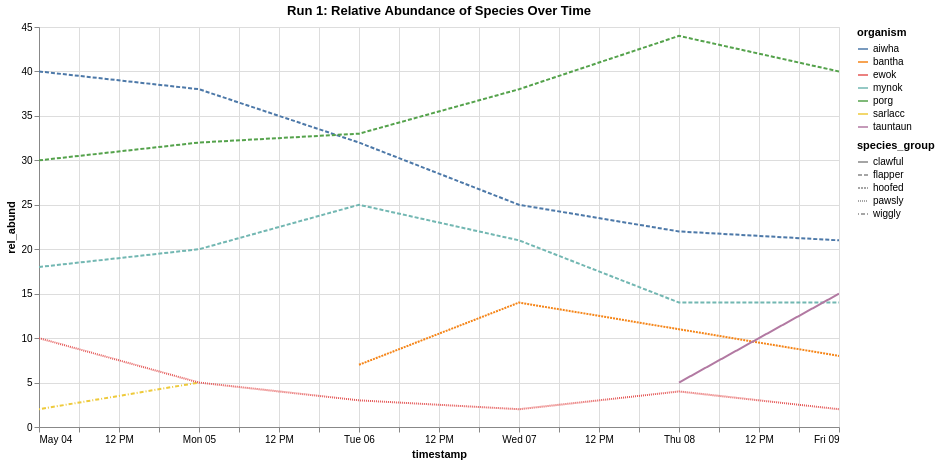

Source (notebook cell):
### Markdown cell above
## Line chart

### Code cell
alt.Chart(df1).mark_line().encode(
    x = 'timestamp:T',
    y = 'rel_abund:Q',
    color = 'organism:N',
    #color = 'species_group:N',
    detail='organism:N',
    tooltip=['organism:N', 'species_group:N', 'rel_abund:Q', 'timestamp:O', 'run_id:N','site:N','sample_id:N'],
    strokeDash='species_group:N'
).properties(
    title = 'Run 1: Relative Abundance of Species Over Time',
    width = 800,
    height = 400
).interactive()

### Figure 1 — Vega-Lite specification as saved in the notebook (floating-point values rounded to 4 significant figures)
{"config": {"view": {"continuousWidth": 300, "continuousHeight": 300}}, "data": {"name": "data-c5c0cfdf8411900efb5b150ca82062b6"}, "mark": {"type": "line"}, "encoding": {"color": {"field": "organism", "type": "nominal"}, "detail": {"field": "organism", "type": "nominal"}, "strokeDash": {"field": "species_group", "type": "nominal"}, "tooltip": [{"field": "organism", "type": "nominal"}, {"field": "species_group", "type": "nominal"}, {"field": "rel_abund", "type": "quantitative"}, {"field": "timestamp", "type": "ordinal"}, {"field": "run_id", "type": "nominal"}, {"field": "site", "type": "nominal"}, {"field": "sample_id", "type": "nominal"}], "x": {"field": "timestamp", "type": "temporal"}, "y": {"field": "rel_abund", "type": "quantitative"}}, "height": 400, "params": [{"name": "param_3", "select": {"type": "interval", "encodings": ["x", "y"]}, "bind": "scales"}], "title": "Run 1: Relative Abundance of Species Over Time", "width": 800, "$schema": "https://vega.github.io/schema/vega-lite/v5.16.3.json", "datasets": {"data-c5c0cfdf8411900efb5b150ca82062b6": [{"site": "Takodana", "reactor": "R2D2", "run_id": 1, "sample_id": 100, "timestamp": "4-May-25", "rel_abund": 2, "organism": "sarlacc", "species_group": "wiggly"}, {"site": "Takodana", "reactor": "R2D2", "run_id": 1, "sample_id": 100, "timestamp": "4-May-25", "rel_abund": 18, "organism": "mynok", "species_group": "flapper"}, {"site": "Takodana", "reactor": "R2D2", "run_id": 1, "sample_id": 100, "timestamp": "4-May-25", "rel_abund": 40, "organism": "aiwha", "species_group": "flapper"}, {"site": "Takodana", "reactor": "R2D2", "run_id": 1, "sample_id": 100, "timestamp": "4-May-25", "rel_abund": 30, "organism": "porg", "species_group": "flapper"}, {"site": "Takodana", "reactor": "R2D2", "run_id": 1, "sample_id": 100, "timestamp": "4-May-25", "rel_abund": 10, "organism": "ewok", "species_group": "pawsly"}, {"site": "Takodana", "reactor": "R2D2", "run_id": 1, "sample_id": 101, "timestamp": "5-May-25", "rel_abund": 5, "organism": "sarlacc", "species_group": "wiggly"}, {"site": "Takodana", "reactor": "R2D2", "run_id": 1, "sample_id": 101, "timestamp": "5-May-25", "rel_abund": 20, "organism": "mynok", "species_group": "flapper"}, {"site": "Takodana", "reactor": "R2D2", "run_id": 1, "sample_id": 101, "timestamp": "5-May-25", "rel_abund": 38, "organism": "aiwha", "species_group": "flapper"}, {"site": "Takodana", "reactor": "R2D2", "run_id": 1, "sample_id": 101, "timestamp": "5-May-25", "rel_abund": 32, "organism": "porg", "species_group": "flapper"}, {"site": "Takodana", "reactor": "R2D2", "run_id": 1, "sample_id": 101, "timestamp": "5-May-25", "rel_abund": 5, "organism": "ewok", "species_group": "pawsly"}, {"site": "Takodana", "reactor": "R2D2", "run_id": 1, "sample_id": 102, "timestamp": "6-May-25", "rel_abund": 25, "organism": "mynok", "species_group": "flapper"}, {"site": "Takodana", "reactor": "R2D2", "run_id": 1, "sample_id": 102, "timestamp": "6-May-25", "rel_abund": 32, "organism": "aiwha", "species_group": "flapper"}, {"site": "Takodana", "reactor": "R2D2", "run_id": 1, "sample_id": 102, "timestamp": "6-May-25", "rel_abund": 33, "organism": "porg", "species_group": "flapper"}, {"site": "Takodana", "reactor": "R2D2", "run_id": 1, "sample_id": 102, "timestamp": "6-May-25", "rel_abund": 3, "organism": "ewok", "species_group": "pawsly"}, {"site": "Takodana", "reactor": "R2D2", "run_id": 1, "sample_id": 102, "timestamp": "6-May-25", "rel_abund": 7, "organism": "bantha", "species_group": "hoofed"}, {"site": "Takodana", "reactor": "R2D2", "run_id": 1, "sample_id": 103, "timestamp": "7-May-25", "rel_abund": 21, "organism": "mynok", "species_group": "flapper"}, {"site": "Takodana", "reactor": "R2D2", "run_id": 1, "sample_id": 103, "timestamp": "7-May-25", "rel_abund": 25, "organism": "aiwha", "species_group": "flapper"}, {"site": "Takodana", "reactor": "R2D2", "run_id": 1, "sample_id": 103, "timestamp": "7-May-25", "rel_abund": 38, "organism": "porg", "species_group": "flapper"}, {"site": "Takodana", "reactor": "R2D2", "run_id": 1, "sample_id": 103, "timestamp": "7-May-25", "rel_abund": 2, "organism": "ewok", "species_group": "pawsly"}, {"site": "Takodana", "reactor": "R2D2", "run_id": 1, "sample_id": 103, "timestamp": "7-May-25", "rel_abund": 14, "organism": "bantha", "species_group": "hoofed"}, {"site": "Takodana", "reactor": "R2D2", "run_id": 1, "sample_id": 104, "timestamp": "8-May-25", "rel_abund": 14, "organism": "mynok", "species_group": "flapper"}, {"site": "Takodana", "reactor": "R2D2", "run_id": 1, "sample_id": 104, "timestamp": "8-May-25", "rel_abund": 22, "organism": "aiwha", "species_group": "flapper"}, {"site": "Takodana", "reactor": "R2D2", "run_id": 1, "sample_id": 104, "timestamp": "8-May-25", "rel_abund": 44, "organism": "porg", "species_group": "flapper"}, {"site": "Takodana", "reactor": "R2D2", "run_id": 1, "sample_id": 104, "timestamp": "8-May-25", "rel_abund": 4, "organism": "ewok", "species_group": "pawsly"}, {"site": "Takodana", "reactor": "R2D2", "run_id": 1, "sample_id": 104, "timestamp": "8-May-25", "rel_abund": 11, "organism": "bantha", "species_group": "hoofed"}, {"site": "Takodana", "reactor": "R2D2", "run_id": 1, "sample_id": 104, "timestamp": "8-May-25", "rel_abund": 5, "organism": "tauntaun", "species_group": "clawful"}, {"site": "Takodana", "reactor": "R2D2", "run_id": 1, "sample_id": 105, "timestamp": "9-May-25", "rel_abund": 14, "organism": "mynok", "species_group": "flapper"}, {"site": "Takodana", "reactor": "R2D2", "run_id": 1, "sample_id": 105, "timestamp": "9-May-25", "rel_abund": 21, "organism": "aiwha", "species_group": "flapper"}, {"site": "Takodana", "reactor": "R2D2", "run_id": 1, "sample_id": 105, "timestamp": "9-May-25", "rel_abund": 40, "organism": "porg", "species_group": "flapper"}, {"site": "Takodana", "reactor": "R2D2", "run_id": 1, "sample_id": 105, "timestamp": "9-May-25", "rel_abund": 2, "organism": "ewok", "species_group": "pawsly"}, {"site": "Takodana", "reactor": "R2D2", "run_id": 1, "sample_id": 105, "timestamp": "9-May-25", "rel_abund": 8, "organism": "bantha", "species_group": "hoofed"}, {"site": "Takodana", "reactor": "R2D2", "run_id": 1, "sample_id": 105, "timestamp": "9-May-25", "rel_abund": 15, "organism": "tauntaun", "species_group": "clawful"}]}}
